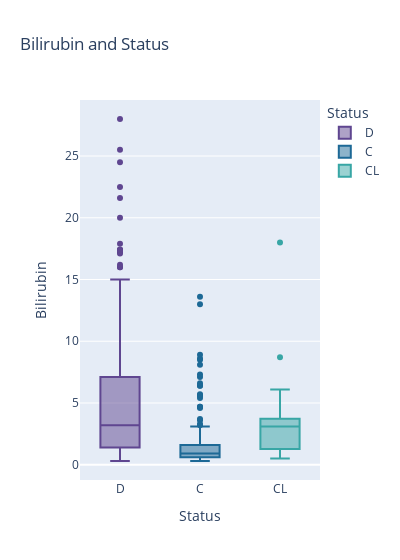

Here is the notebook cell this chart was saved with:
### Markdown cell above
### Bilirubin and Status

### Code cell
pe.box(df, x = "Status", y = "Bilirubin", title = "Bilirubin and Status", width = 400, color = "Status",  color_discrete_sequence=pe.colors.qualitative.Prism )

### Figure 1 — Plotly figure (JSON) as saved in the notebook; plotly's stock layout.template omitted (floating-point values rounded to 4 significant figures; data arrays with more than 128 entries replaced by an {"elided": "..."} marker saying what was removed)
{"data": [{"alignmentgroup": "True", "hovertemplate": "Status=%{x}<br>Bilirubin=%{y}<extra></extra>", "legendgroup": "D", "marker": {"color": "rgb(95, 70, 144)"}, "name": "D", "notched": false, "offsetgroup": "D", "orientation": "v", "showlegend": true, "type": "box", "x": {"elided": "161 str values"}, "x0": " ", "xaxis": "x", "y": {"elided": "161 float values"}, "y0": " ", "yaxis": "y"}, {"alignmentgroup": "True", "hovertemplate": "Status=%{x}<br>Bilirubin=%{y}<extra></extra>", "legendgroup": "C", "marker": {"color": "rgb(29, 105, 150)"}, "name": "C", "notched": false, "offsetgroup": "C", "orientation": "v", "showlegend": true, "type": "box", "x": {"elided": "232 str values"}, "x0": " ", "xaxis": "x", "y": {"elided": "232 float values"}, "y0": " ", "yaxis": "y"}, {"alignmentgroup": "True", "hovertemplate": "Status=%{x}<br>Bilirubin=%{y}<extra></extra>", "legendgroup": "CL", "marker": {"color": "rgb(56, 166, 165)"}, "name": "CL", "notched": false, "offsetgroup": "CL", "orientation": "v", "showlegend": true, "type": "box", "x": ["CL", "CL", "CL", "CL", "CL", "CL", "CL", "CL", "CL", "CL", "CL", "CL", "CL", "CL", "CL", "CL", "CL", "CL", "CL", "CL", "CL", "CL", "CL", "CL", "CL"], "x0": " ", "xaxis": "x", "y": [3.4, 1.1, 5.5, 3.5, 1.3, 3.4, 0.5, 4.4, 2.1, 6.1, 3.1, 1.1, 3.4, 3.5, 1.6, 8.7, 3.2, 2.4, 1.2, 0.5, 5.5, 18, 1.7, 2.9, 0.8], "y0": " ", "yaxis": "y"}], "layout": {"boxmode": "overlay", "legend": {"title": {"text": "Status"}, "tracegroupgap": 0}, "title": {"text": "Bilirubin and Status"}, "width": 400, "xaxis": {"anchor": "y", "categoryarray": ["D", "C", "CL"], "categoryorder": "array", "domain": [0, 1], "title": {"text": "Status"}}, "yaxis": {"anchor": "x", "domain": [0, 1], "title": {"text": "Bilirubin"}}}}
